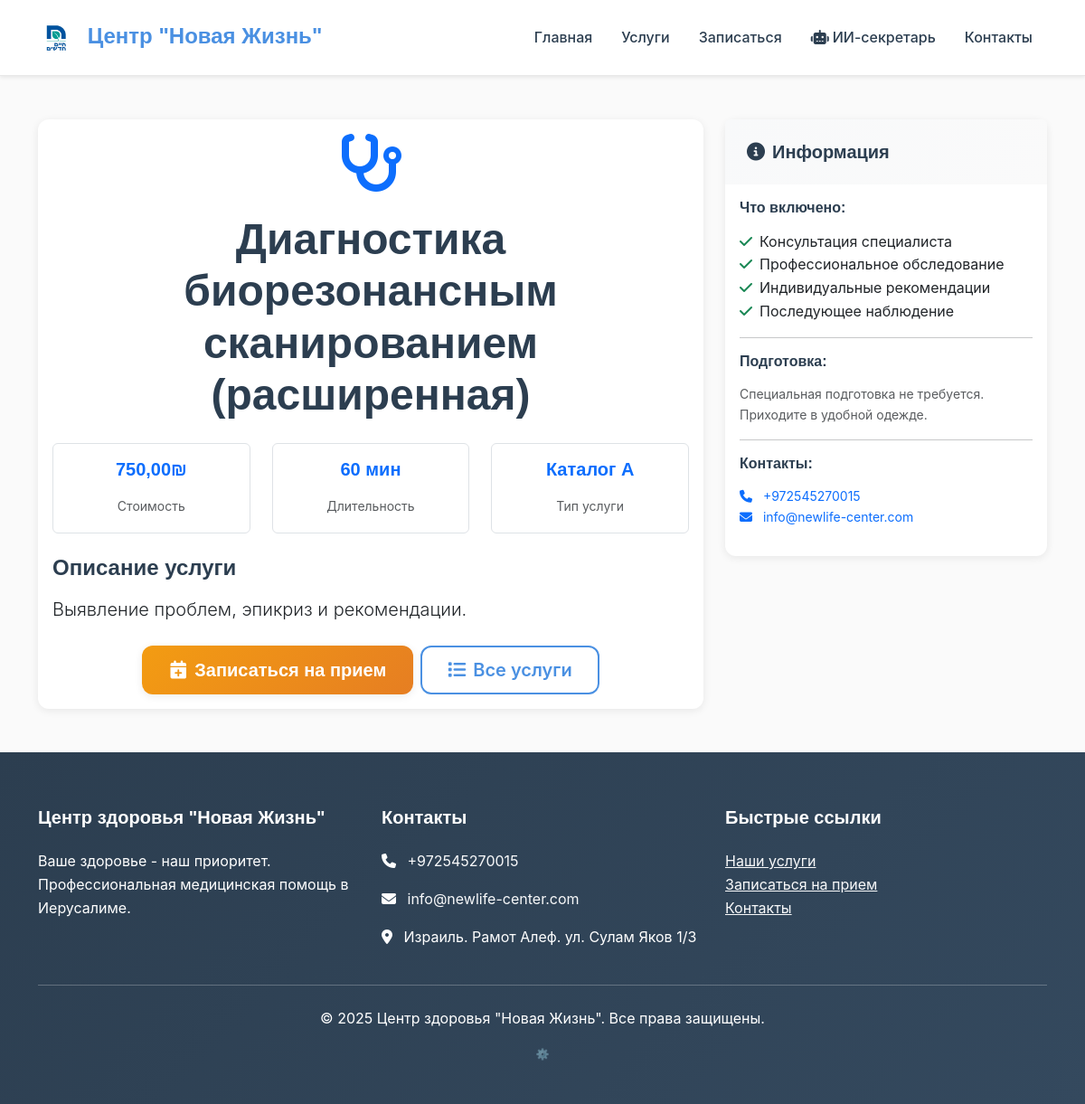
The app's page /services/67/ with its own data.
### core/models.py (models this page shows, shortened)
class Service(models.Model):
    CATALOG_CHOICES = [
        ('A', 'Каталог А (Израиль)'),
        ('B', 'Каталог B (Заграница)'),
    ]
    name = models.CharField(max_length=200, verbose_name="Название услуги")
    description = models.TextField(verbose_name="Описание")
    price = models.DecimalField(max_digits=10, decimal_places=2, verbose_name="Цена")
    currency = models.CharField(max_length=3, default="₪", verbose_name="Валюта")
    duration = models.IntegerField(help_text="Длительность в минутах", verbose_name="Длительность")
    catalog = models.CharField(max_length=1, choices=CATALOG_CHOICES, default='A', verbose_name="Каталог")
    is_active = models.BooleanField(default=True, verbose_name="Активна")
    created_at = models.DateTimeField(auto_now_add=True, verbose_name="Дата создания")
    class Meta:
        verbose_name = "Услуга"
        verbose_name_plural = "Услуги"
        ordering = ['catalog', 'name']

### core/views.py (the view)
# urls.py: path('services/<int:service_id>/', views.service_detail, name='service_detail'),
def service_detail(request, service_id):
    service = get_object_or_404(Service, id=service_id, is_active=True)
    context = {
        'service': service,
    }
    return render(request, 'core/service_detail.html', context)

### templates/core/service_detail.html (shortened to what this page needs)
{% extends 'base.html' %}
{% block content %}
<div class="container py-5">
    <div class="row">
        <div class="col-lg-8">
            <div class="card">
                <div class="card-body">
                    <div class="text-center mb-4">
                        {% if 'массаж' in service.name.lower %}
                            <i class="fas fa-hands text-primary" style="font-size: 4rem;"></i>
                        {% elif 'консультация' in service.name.lower %}
                            <i class="fas fa-user-md text-primary" style="font-size: 4rem;"></i>
                        {% elif 'диагностика' in service.name.lower %}
                            <i class="fas fa-stethoscope text-primary" style="font-size: 4rem;"></i>
                        {% else %}
                            <i class="fas fa-medkit text-primary" style="font-size: 4rem;"></i>
                        {% endif %}
                    </div>
                    <h1 class="display-5 fw-bold text-center mb-4">{{ service.name }}</h1>
                    <div class="row text-center mb-4">
                        <div class="col-md-4">
                            <div class="border rounded p-3">
                                <h5 class="text-primary">{{ service.price }}{{ service.currency }}</h5>
                                <small class="text-muted">Стоимость</small>
                            </div>
                        </div>
                        <div class="col-md-4">
                            <div class="border rounded p-3">
                                <h5 class="text-primary">{{ service.duration }} мин</h5>
                                <small class="text-muted">Длительность</small>
                            </div>
                        </div>
                        <div class="col-md-4">
                            <div class="border rounded p-3">
                                <h5 class="text-primary">Каталог {{ service.catalog }}</h5>
                                <small class="text-muted">Тип услуги</small>
                            </div>
                        </div>
                    </div>
                    <div class="mb-4">
                        <h4>Описание услуги</h4>
                        <p class="lead">{{ service.description }}</p>
                    </div>
                    <div class="d-grid gap-2 d-md-flex justify-content-md-center">
                        <a href="{% url 'core:appointment_form' %}" class="btn btn-primary btn-lg">
                            <i class="fas fa-calendar-plus me-2"></i>Записаться на прием
                        </a>
                        <a href="{% url 'core:services' %}" class="btn btn-outline-primary btn-lg">
                            <i class="fas fa-list me-2"></i>Все услуги
                        </a>
                    </div>
                </div>
            </div>
        </div>
        <div class="col-lg-4">
            <div class="card">
                <div class="card-header bg-primary text-white">
                    <h5 class="mb-0"><i class="fas fa-info-circle me-2"></i>Информация</h5>
                </div>
                <div class="card-body">
                    <h6>Что включено:</h6>
                    <ul class="list-unstyled">
                        <li><i class="fas fa-check text-success me-2"></i>Консультация специалиста</li>
                        <li><i class="fas fa-check text-success me-2"></i>Профессиональное обследование</li>
                        <li><i class="fas fa-check text-success me-2"></i>Индивидуальные рекомендации</li>
                        <li><i class="fas fa-check text-success me-2"></i>Последующее наблюдение</li>
                    </ul>
                    <hr>
                    <h6>Подготовка:</h6>
                    <p class="small text-muted">
                        Специальная подготовка не требуется.
                        Приходите в удобной одежде.
                    </p>
                    <hr>
                    <h6>Контакты:</h6>
                    <p class="small">
                        <i class="fas fa-phone text-primary me-2"></i>
                        <a href="tel:+972545270015" class="text-decoration-none">+972545270015</a><br>
                        <i class="fas fa-envelope text-primary me-2"></i>
                        <a href="mailto:info@newlife-center.com" class="text-decoration-none">info@newlife-center.com</a>
                    </p>
                </div>
            </div>
        </div>
    </div>
</div>
{% endblock %}

### static/css/custom.css (style rules this page uses)
:root { --primary-blue: #4A90E2; --primary-green: #27AE60; --accent-orange: #F39C12; --background-cream: #FAFAFA; --text-dark: #2C3E50; --text-light: #7F8C8D; --white: #FFFFFF; --light-gray: #ECF0F1; --border-color: #E8E8E8; --gradient-primary: linear-gradient(135deg, var(--primary-blue) 0%, var(--primary-green) 100%); --gradient-warm: linear-gradient(135deg, var(--accent-orange) 0%, #E67E22 100%); --gradient-soft: linear-gradient(135deg, #F8F9FA 0%, var(--background-cream) 100%); --shadow-soft: 0 2px 10px rgba(0, 0, 0, 0.08); --shadow-medium: 0 4px 20px rgba(0, 0, 0, 0.12); --shadow-strong: 0 8px 30px rgba(0, 0, 0, 0.15); --radius-small: 8px; --radius-medium: 12px; --radius-large: 20px; --transition-fast: 0.2s ease; --transition-medium: 0.3s ease; --transition-slow: 0.5s ease; }
body { font-family: 'Inter', -apple-system, BlinkMacSystemFont, 'Segoe UI', sans-serif; background-color: var(--background-cream); color: var(--text-dark); line-height: 1.6; }
h1, h2, h3, h4, h5, h6 { font-family: 'Poppins', sans-serif; font-weight: 600; color: var(--text-dark); margin-bottom: 1rem; }
.btn-primary { background: var(--gradient-warm); border: none; padding: 12px 30px; border-radius: var(--radius-medium); font-weight: 600; font-family: 'Poppins', sans-serif; box-shadow: var(--shadow-soft); transition: var(--transition-medium); }
.btn-outline-primary { border: 2px solid var(--primary-blue); color: var(--primary-blue); background: transparent; padding: 10px 28px; border-radius: var(--radius-medium); font-weight: 600; transition: var(--transition-medium); }
.card { border: none; border-radius: var(--radius-medium); box-shadow: var(--shadow-soft); background: var(--white); }
.card-header { background: var(--gradient-soft); border: none; border-radius: var(--radius-medium) var(--radius-medium) 0 0; padding: 1.5rem; }

### records on screen
Service: name "Диагностика биорезонансным сканированием (расширенная)", price "750,00", currency "₪", duration "60", catalog "A", description "Выявление проблем, эпикриз и рекомендации."
